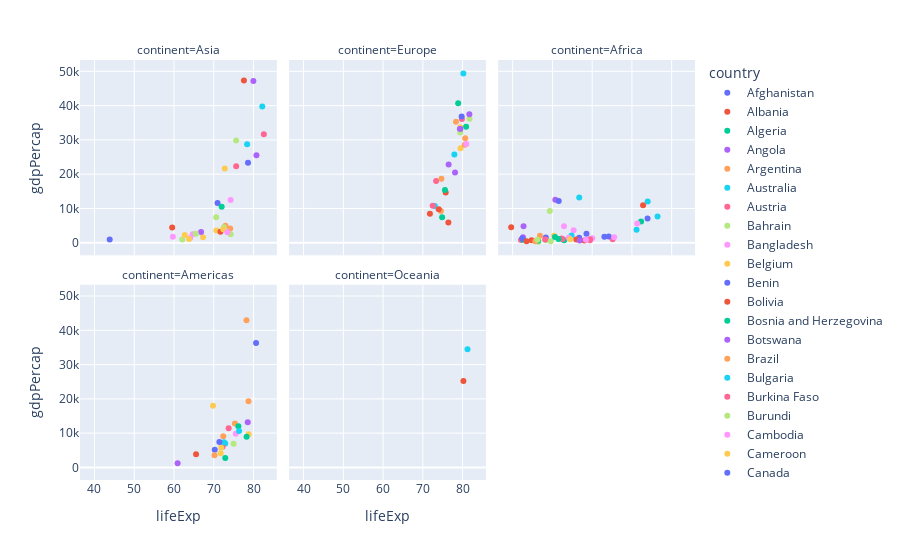

Here is the notebook cell this chart was saved with:
### Code cell
fig = px.scatter(data, 
                x = 'lifeExp', 
                y = 'gdpPercap', 
                color = 'country', 
                facet_col = 'continent', 
                facet_col_wrap = 3)
fig.show()
